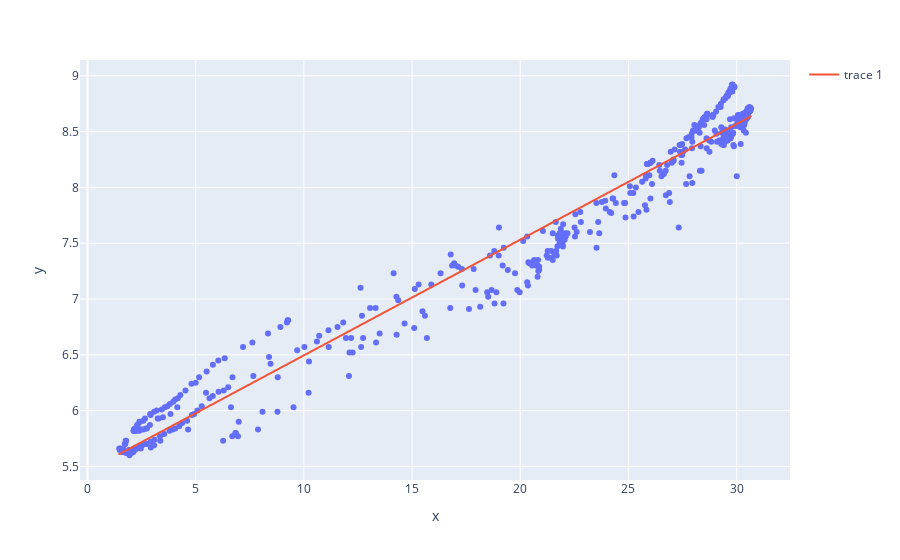
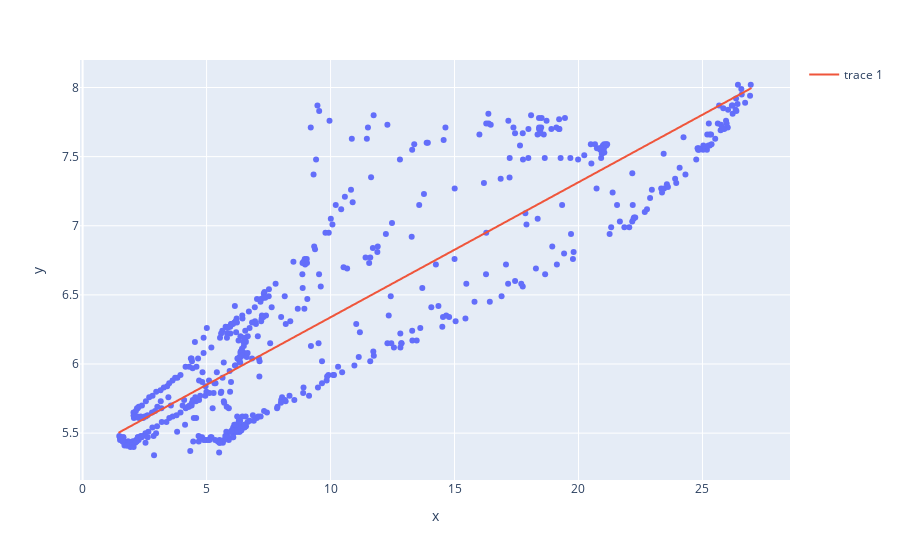

Notebook code for these charts, in order:
### Code cell
import pandas as pd
import scipy.io as sio
from scipy import signal, stats
import numpy as np
import datetime
import plotly.express as px
from plotly.subplots import make_subplots
import plotly.graph_objects as go
import re

totalMidDF = pd.read_csv('midestuary_2013_2014_processed.csv', parse_dates = ['DN'])
midDF = totalMidDF.loc[(totalMidDF["DN"] > np.datetime64('2014-01-20')) & (totalMidDF["DN"] < np.datetime64('2014-01-22'))].copy()

(slope, intercept, r, p, std_err) = stats.linregress(midDF["BottomSalCorrected"].ffill().bfill().to_numpy(), midDF["BottomTemp"].ffill().bfill().to_numpy(), alternative = "less")  
midDF["modelTemp"] = midDF["BottomSalCorrected"] * slope + intercept      
plt = px.scatter(x = midDF["BottomSalCorrected"], y = midDF["BottomTemp"])
plt.add_scattergl(x = midDF["BottomSalCorrected"], y = midDF["modelTemp"])
plt.show()


(slope, intercept, r, p, std_err) = stats.linregress(midDF["SurfaceSalCorrected"].ffill().bfill().to_numpy(), midDF["SurfaceTemp"].ffill().bfill().to_numpy(), alternative = "less")  
midDF["modelTempSurface"] = midDF["SurfaceSalCorrected"] * slope + intercept      
plt2 = px.scatter(x = midDF["SurfaceSalCorrected"], y = midDF["SurfaceTemp"])
plt2.add_scattergl(x = midDF["SurfaceSalCorrected"], y = midDF["modelTempSurface"])
plt2.show()

print(midDF.loc[(midDF["BottomSalCorrected"] >= 29.9) & (midDF["BottomSalCorrected"] <= 30.1)]["BottomTemp"].mean(skipna = True))

### Figure 1 — Plotly figure (JSON) as saved in the notebook; plotly's stock layout.template omitted (floating-point values rounded to 4 significant figures; data arrays with more than 128 entries replaced by an {"elided": "..."} marker saying what was removed)
{"data": [{"hovertemplate": "x=%{x}<br>y=%{y}<extra></extra>", "legendgroup": "", "marker": {"color": "#636efa", "symbol": "circle"}, "mode": "markers", "name": "", "orientation": "v", "showlegend": false, "type": "scatter", "x": {"elided": "575 float values"}, "xaxis": "x", "y": {"elided": "575 float values"}, "yaxis": "y"}, {"type": "scattergl", "x": {"elided": "575 float values"}, "y": {"elided": "575 float values"}}], "layout": {"legend": {"tracegroupgap": 0}, "margin": {"t": 60}, "xaxis": {"anchor": "y", "domain": [0, 1], "title": {"text": "x"}}, "yaxis": {"anchor": "x", "domain": [0, 1], "title": {"text": "y"}}}}

### Figure 2 — Plotly figure (JSON) as saved in the notebook; plotly's stock layout.template omitted (floating-point values rounded to 4 significant figures; data arrays with more than 128 entries replaced by an {"elided": "..."} marker saying what was removed)
{"data": [{"hovertemplate": "x=%{x}<br>y=%{y}<extra></extra>", "legendgroup": "", "marker": {"color": "#636efa", "symbol": "circle"}, "mode": "markers", "name": "", "orientation": "v", "showlegend": false, "type": "scatter", "x": {"elided": "575 float values"}, "xaxis": "x", "y": {"elided": "575 float values"}, "yaxis": "y"}, {"type": "scattergl", "x": {"elided": "575 float values"}, "y": {"elided": "575 float values"}}], "layout": {"legend": {"tracegroupgap": 0}, "margin": {"t": 60}, "xaxis": {"anchor": "y", "domain": [0, 1], "title": {"text": "x"}}, "yaxis": {"anchor": "x", "domain": [0, 1], "title": {"text": "y"}}}}
